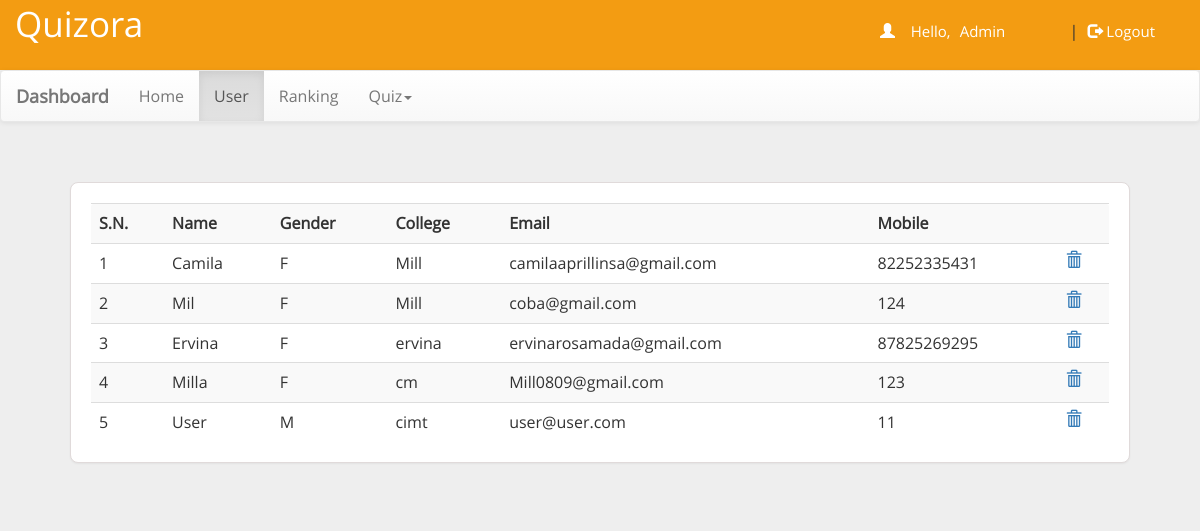
The app's page /dash.php?q=1 (signed in) with its own data.
### tables this page shows
CREATE TABLE `user` (
  `name` varchar(50) NOT NULL,
  `gender` varchar(5) NOT NULL,
  `college` varchar(100) NOT NULL,
  `email` varchar(50) NOT NULL,
  `mob` bigint(20) NOT NULL,
  `password` varchar(50) NOT NULL
);

### dash.php (the view, shortened to what this page needs)
<!DOCTYPE html PUBLIC "-//W3C//DTD XHTML 1.0 Transitional//EN" "http://www.w3.org/TR/xhtml1/DTD/xhtml1-transitional.dtd">
<html xmlns="http://www.w3.org/1999/xhtml">
<head>
  <link rel="stylesheet" href="css/bootstrap.min.css"/>
  <link rel="stylesheet" href="css/bootstrap-theme.min.css"/>
  <link rel="stylesheet" href="css/main.css">
  <link rel="stylesheet" href="css/font.css">
</head>
<body  style="background:#eee;">
  <div class="header">
    <div class="row">
      <div class="col-lg-6">
        <span class="logo">Quizora</span></div>
        <?php
          include_once 'dbConnection.php';
            if(!(isset($_SESSION['email']))){
              header("location:signUp.php");
            } else {
              $name = $_SESSION['name'];;
                echo '<span class="pull-right top title1" ><span class="log1"><span class="glyphicon glyphicon-user" aria-hidden="true"></span>&nbsp;&nbsp;&nbsp;&nbsp;Hello,</span> <a href="account.php" class="log log1">'.$name.'</a>&nbsp;|&nbsp;<a href="logout.php?q=account.php" class="log"><span class="glyphicon glyphicon-log-out" aria-hidden="true"></span>&nbsp;Logout</button></a></span>';
            }
        ?>
    </div>
  </div>
  <nav class="navbar navbar-default title1">
    <div class="container-fluid">
      <div class="navbar-header">
        <a class="navbar-brand" href="dash.php?q=0"><b>Dashboard</b></a>
      </div>
      <div class="collapse navbar-collapse" id="bs-example-navbar-collapse-1">
        <ul class="nav navbar-nav">
          <li <?php if(@$_GET['q']==0) echo'class="active"'; ?>><a href="dash.php?q=0">Home<span class="sr-only">(current)</span></a></li>
          <li <?php if(@$_GET['q']==1) echo'class="active"'; ?>><a href="dash.php?q=1">User</a></li>
          <li <?php if(@$_GET['q']==2) echo'class="active"'; ?>><a href="dash.php?q=2">Ranking</a></li>
          <li class="dropdown <?php if(@$_GET['q']==4 || @$_GET['q']==5) echo'active"'; ?>">
            <a href="#" class="dropdown-toggle" data-toggle="dropdown" role="button" aria-haspopup="true" aria-expanded="false">Quiz<span class="caret"></span></a>
        </ul>
      </div>
    </div>
  </nav>
  <div class="container">
    <div class="row">
      <div class="col-md-12">
        <?php
          if(@$_GET['q']==1) {
            $result = mysqli_query($con,"SELECT * FROM user") or die('Error');
            echo  '<div class="panel"><div class="table-responsive"><table class="table table-striped title1">
              <tr><td><b>S.N.</b></td><td><b>Name</b></td><td><b>Gender</b></td><td><b>College</b></td><td><b>Email</b></td><td><b>Mobile</b></td><td></td></tr>';
            $c=1;
            while($row = mysqli_fetch_array($result)) {
              $name = $row['name'];
              $mob = $row['mob'];
              $gender = $row['gender'];
              $email = $row['email'];
              $college = $row['college'];
              echo '<tr><td>'.$c++.'</td><td>'.$name.'</td><td>'.$gender.'</td><td>'.$college.'</td><td>'.$email.'</td><td>'.$mob.'</td>
                <td><a title="Delete User" href="update.php?demail='.$email.'"><b><span class="glyphicon glyphicon-trash" aria-hidden="true"></span></b></a></td></tr>';
            }
            echo '</table></div></div>';
          }
        ?>
      </div>
    </div>
  </div>
</body>
</html>

### css/main.css (style rules this page uses)
body { overflow-x:hidden; width:100%; font: 15px 'Open Sans', sans-serif; background:#eee; min-height:550px; background-attachment:fixed; }
.panel { border-color:#e0dada; border-radius: 8px; margin:40px; padding:20px; font: 15px 'Open Sans', sans-serif; align-items: center; justify-content: center; }
.header { background:#f39c12; height:70px; }
.logo { font-family:'Open Sans', sans-serif; font-size:35px; color:#fff; margin:15px; }
.title1 { font: 16px 'Open Sans', sans-serif; }
.top { margin-top:20px; }
.log1 { font: 15px 'Open Sans', sans-serif; color:#fff; margin-left:10px; }
.log { margin:10px; margin-right:60px; margin-left:5px; color:#fff; text-decoration:none; font-size:20px; font-size:15px; }

### records on screen
user: name "Camila", gender "F", college "Mill", email "camilaaprillinsa@gmail.com", mob "82252335431"
user: name "Mil", gender "F", college "Mill", email "coba@gmail.com", mob "124"
user: name "Ervina", gender "F", college "ervina", email "ervinarosamada@gmail.com", mob "87825269295"
user: name "Milla", gender "F", college "cm", email "Mill0809@gmail.com", mob "123"
user: name "User", gender "M", college "cimt", email "user@user.com", mob "11"

### other values on screen
$name "Admin"
